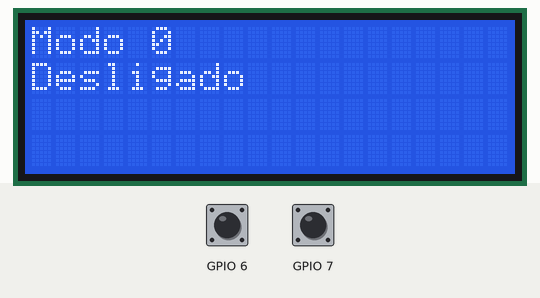
The program below on a simulated ESP32-S3. Parts: 20×4 character LCD. The inputs (shaded band) are chosen by the test bench; at power-on: GPIO 7 HIGH, GPIO 6 HIGH.

Above: at 1.2 s.
1.3 s: GPIO 7 pulled LOW for 0.15 s
At 1.9 s:
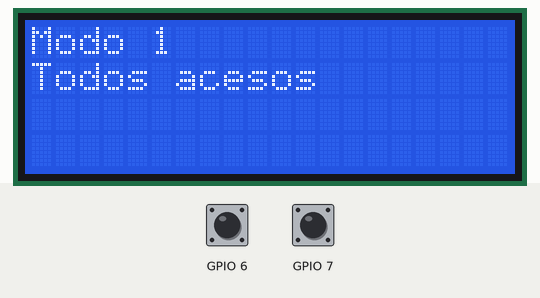
2.9 s: GPIO 7 pulled LOW for 1 s
At 4.3 s:
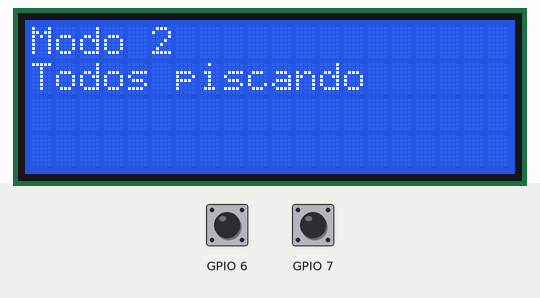
5.4 s: GPIO 7 pulled LOW for 0.15 s
At 6.0 s:
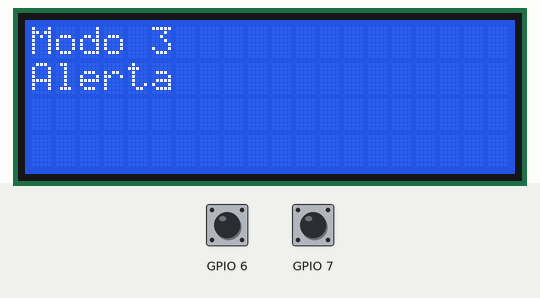
7.0 s: GPIO 7 pulled LOW for 3.2 s
At 7.3 s:
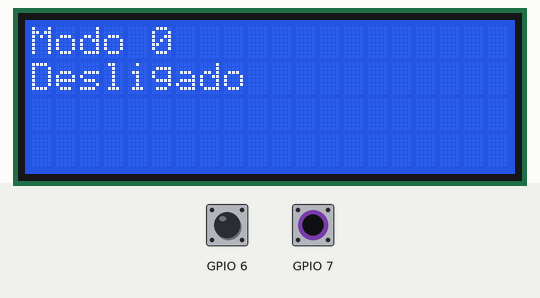
Timing chart, 0 to 10.0 s (numbered marks = the images above; inputs shaded):
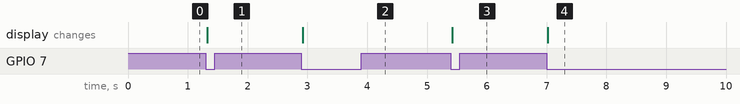

Measured:
- after the input at 1.3 s, the display: changes at once (image 1)
- after the input at 2.9 s, the display: changes at once (image 2)
- after the input at 5.4 s, the display: changes at once (image 3)
- after the input at 7.0 s, the display: changes at once (image 4)

The program:

main.cpp
```cpp
#include <Arduino.h>
#include "botao.h"
#include "led.h"
#include <LiquidCrystal_I2C.h>

LiquidCrystal_I2C lcd(0x27, 20, 4);

Botao btnA(7);
Botao btnB(6);

Led ledVermelho(10);
Led ledAmarelo(9);
Led ledVerde(8);

void iniciarLcd();

void setup()
{
  btnA.iniciar();
  btnB.iniciar();

  iniciarLcd();
}

void loop()
{
  static int contador = 0;

  if (btnB.pressionou())
  {
    contador = 0;
  }
  if (btnA.pressionou())
  {
    if (contador <= 3)
    {
      contador++;
      contador > 3
      ? contador = 0
      : contador = contador;
    }
  }
  if(btnA.pressionou() || btnB.pressionou())
  {
    switch (contador)
    {
    case 0:
      ledVermelho.desativarPiscar();
      lcd.clear();
      lcd.setCursor(0, 0);
      lcd.print("Modo 0");
      lcd.setCursor(0, 1);
      lcd.print("Desligado");
      break;
    case 1:
      lcd.clear();
      lcd.setCursor(0, 0);
      lcd.print("Modo 1");
      lcd.setCursor(0, 1);
      lcd.print("Todos acesos ");
      ledVermelho.ligar();
      ledAmarelo.ligar();
      ledVerde.ligar();
      break;
    case 2:
      lcd.clear();
      lcd.setCursor(0, 0);
      lcd.print("Modo 2");
      lcd.setCursor(0, 1);
      lcd.print("Todos piscando ");
      ledVermelho.desligar();
      ledAmarelo.desligar();
      ledVerde.desligar();
      ledVermelho.ativarPiscar(500);
      ledAmarelo.ativarPiscar(500);
      ledVerde.ativarPiscar(500);
      break;
    case 3:
      lcd.clear();
      lcd.setCursor(0, 0);
      lcd.print("Modo 3");
      lcd.setCursor(0, 1);
      lcd.print("Alerta ");
      ledVermelho.desativarPiscar();
      ledAmarelo.desativarPiscar();
      ledVerde.desativarPiscar();

      ledVermelho.ativarPiscar(150);
      break;

    default:
      break;
    }
  }
  btnA.atualizar();
  btnB.atualizar();
  ledVermelho.atualizar();
  ledAmarelo.atualizar();
  ledVerde.atualizar();
}

void iniciarLcd()
{
  lcd.init();
  lcd.backlight();
  lcd.setCursor(0, 0);
  lcd.print("Modo 0");
  lcd.setCursor(0, 1);
  lcd.print("Desligado");
}
```

botao.h
```cpp
#ifndef __BOTAO_H__
#define __BOTAO_H__

#include <Arduino.h>

class Botao
{
    private:
        uint8_t _pinoBotao;
        bool _estadoAtualBotao;
        bool _estadoAnteriorBotao;
        bool _pressionou;
        bool _soltou;


    public:
        Botao(uint8_t pino);

    void iniciar();
    void atualizar();
    bool pressionou();
    bool soltou();


};


#endif
```

led.h
```cpp
#ifndef __LED_H__
#define __LED_H__

#include <Arduino.h>

class Led
{
    private:
        uint8_t _pinoLed;
        bool _estadoLed = 0;
        uint32_t _tempoAgora_ms = 0;
        uint32_t _tempoAnterior_ms = 0;
        uint32_t _intervaloPiscar_ms = 500;
        bool _estaPiscando = 0;

    public:
        Led(uint8_t pino);

        void iniciar();
        void atualizar();
        void ligar();
        void desligar();
        void alternar();
        void ativarPiscar(uint32_t tempo_ms);
        void desativarPiscar();
        //void setIntervaloPiscar(uint32_t tempo_ms);
};
#endif
```

botao.cpp
```cpp
#include "botao.h"

Botao::Botao(uint8_t pino) : _pinoBotao(pino)
{

}

void Botao::iniciar()
{
    pinMode(_pinoBotao, INPUT_PULLUP);
}

void Botao::atualizar()
{
    _pressionou = false;
    _soltou = false;

    _estadoAtualBotao = digitalRead(_pinoBotao);
    if(_estadoAtualBotao != _estadoAnteriorBotao)
    {
        _estadoAnteriorBotao = _estadoAtualBotao;

        if(_estadoAnteriorBotao == LOW)
            _pressionou = true;
        else
            _soltou = true;
    }
}

bool Botao::pressionou()
{
    return _pressionou;
}

bool Botao::soltou()
{
    return _soltou;
}
```

led.cpp
```cpp
#include "led.h"

Led::Led(uint8_t pino) : _pinoLed(pino)
{

}

void Led::ligar()
{
    _estadoLed = 1;
}

void Led::desligar()
{
    _estadoLed = 0;
}

void Led::alternar()
{
    _estadoLed = !_estadoLed;
}

void Led::ativarPiscar(uint32_t tempo_ms)
{
    _estaPiscando = HIGH;
    _intervaloPiscar_ms = tempo_ms;
}

    void Led::atualizar()
    {
        if(_estaPiscando == 1)
        {
            _tempoAgora_ms = millis();
            if(_tempoAgora_ms - _tempoAnterior_ms >= _intervaloPiscar_ms)
            {
                alternar();
                _tempoAnterior_ms = _tempoAgora_ms;
            }
        }
        digitalWrite(_pinoLed, _estadoLed);
    }

void Led::desativarPiscar()
{
    _estaPiscando = LOW;
}


// void Led::setIntervaloPiscar(uint32_t tempo_ms)
// {
//     _intervaloPiscar_ms = tempo_ms;
// }
```
